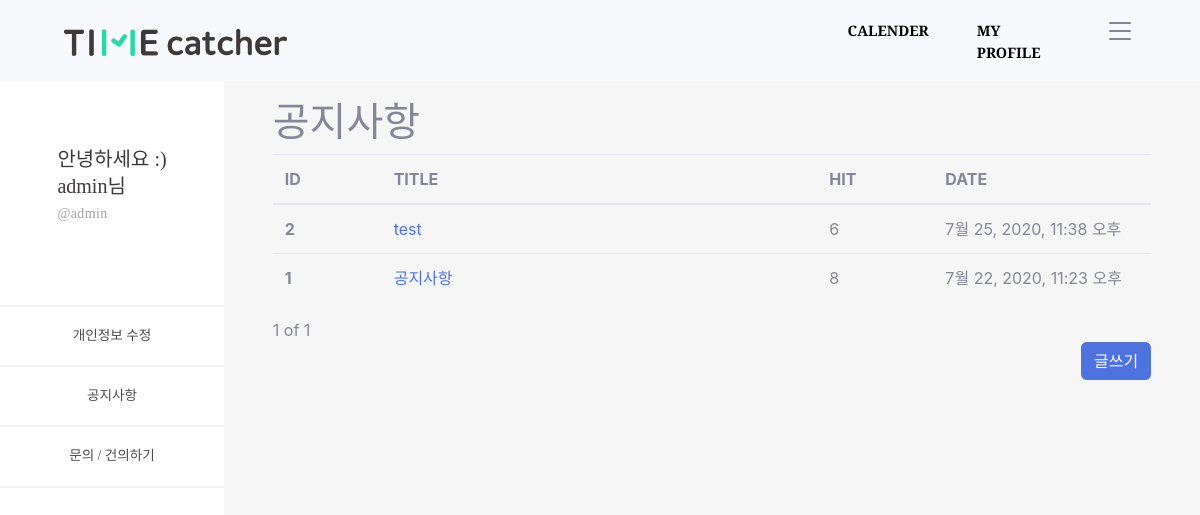
The page /timeApp/notices/ (signed in) on the database as committed earlier.
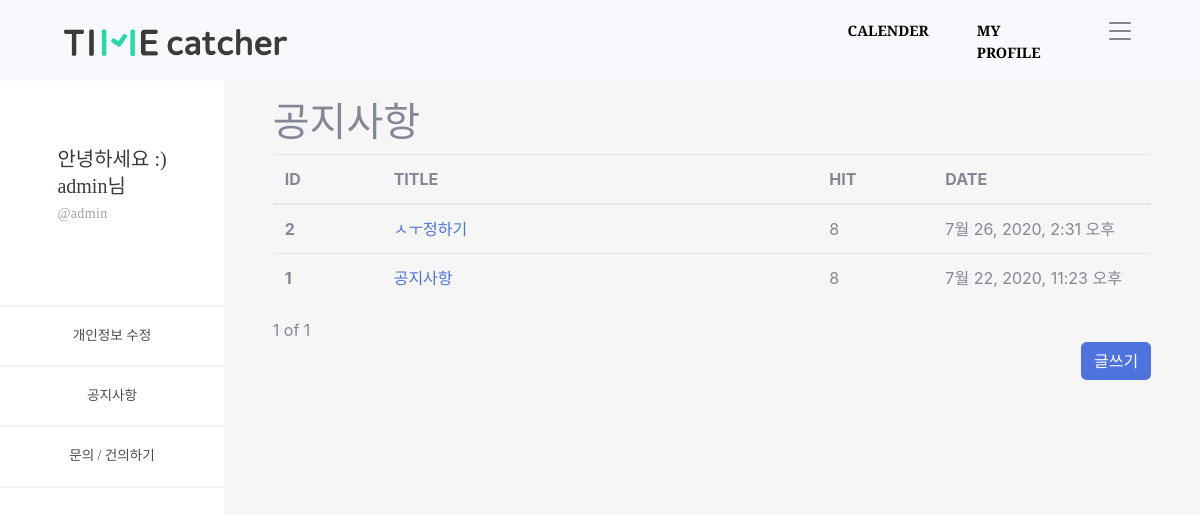
The same page on the database as committed later.
### timeApp/models.py (models this page shows, shortened)
class Notices(models.Model):
    objects = models.Manager()
    n_title = models.CharField(max_length=100)
    n_body = models.TextField()
    n_hit = models.PositiveIntegerField(default=0)
    n_input_date = models.DateTimeField('date published', default=timezone.now)

### timeApp/views.py (the view)
# urls.py: path('notices/', views.notices, name='notices'),
def notices(request):
    notices = Notices.objects.all().order_by('-id')
    paginator = Paginator(notices,10)
    page = request.GET.get('page')
    notices_posts = paginator.get_page(page)
    conn_user = request.user
    conn_profile = Profile.objects.get(user=conn_user)
    context = {
        'id' : conn_user.username,
        'nick' : conn_profile.nick,
        'notices' : notices,
        'notices_posts' : notices_posts,
    }
    return render(request, 'notices.html', context=context)

### timeApp/templates/notices.html (shortened to what this page needs)
{% extends 'base_side.html' %}
{% load static %}
{% block content_side %}
<div id="content-wrapper" style="background-color: #f6f6f6;" class="d-flex justify-content-center">
  <div class="cantrion" style="margin-top: 10%; width: 90%;">
    <h1>공지사항</h1>
    <table class="table">
      <thead>
        <colgroup>
          <col style="width: 5%;">
          <col style="width: 20%;">
          <col style="width: 5%;">
          <col style="width: 10%;">
        </colgroup>
        <tr>
          <th scope="col">ID</th>
          <th scope="col">TITLE</th>
          <th scope="col">HIT</th>
          <th scope="col">DATE</th>
        </tr>
      </thead>
      <tbody>
        {% for notice in notices.all %}
        <tr>
          <th scope="row">{{ notice.id }}</th>
          <td><a href="{% url 'notices_detail' notice.id %}">{{ notice.n_title }}</a></td>
          <td>{{ notice.n_hit }}</td>
          <td>{{ notice.n_input_date }}</td>
        </tr>
        {% endfor %}
      </tbody>
    </table>
      <span>{{notices_posts.number}}</span>
      <span>of</span>
      <span>{{notices_posts.paginator.num_pages}}</span>
    <div class="d-flex justify-content-end">
      <a href="{% url 'notices_create' %}" class="btn btn-primary">글쓰기</a>
    </div>
  </div>
</div>
{% endblock %}

Rows that differ between the two databases and show on the page:
changed Notices id 2: n_title "test" → "ㅅㅜ정하기"; n_hit "6" → "8"; n_input_date "7월 25, 2020, 11:38 오후" → "7월 26, 2020, 2:31 오후"
